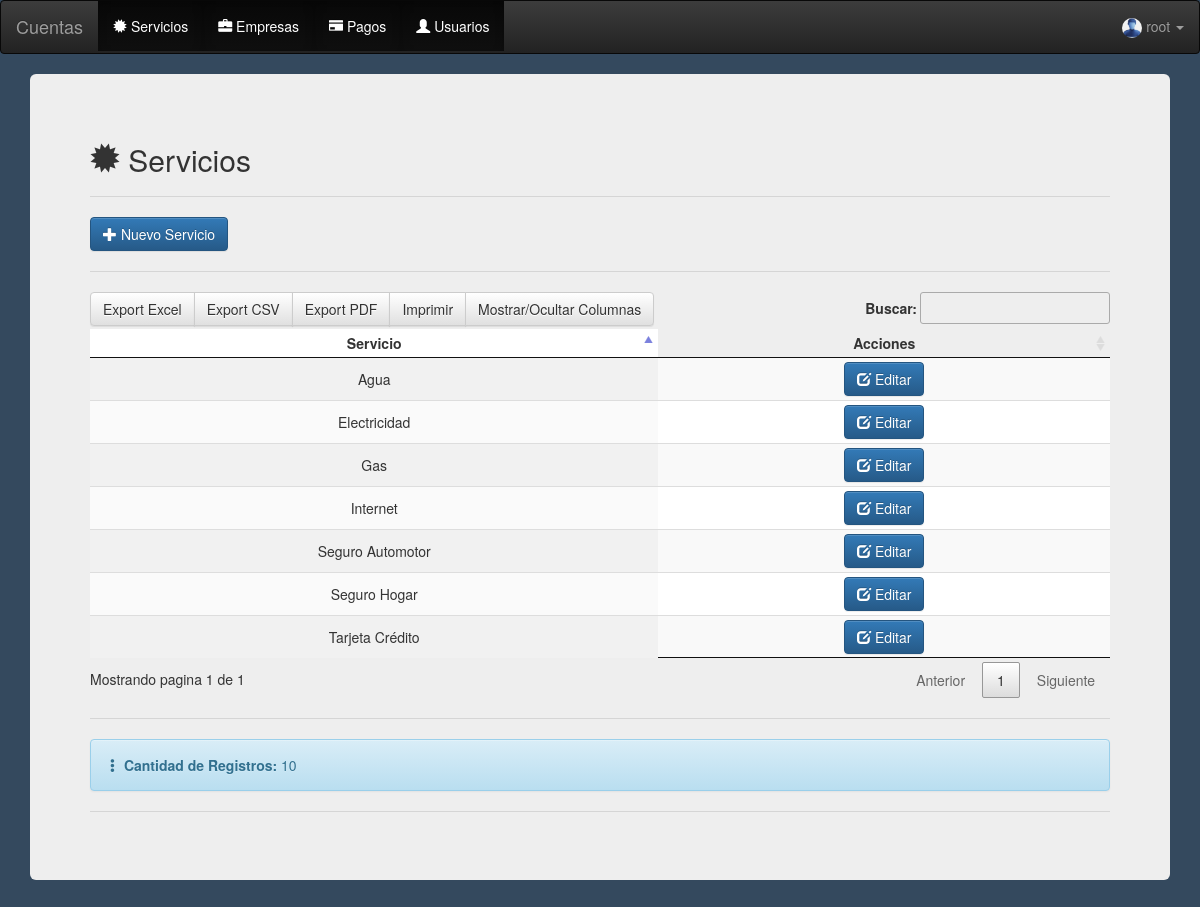
Screenshot of /servicios (signed in) with the database file from the repository.
### app/models.py (models this page shows)
class User(db.Model, UserMixin):
	id = db.Column(db.Integer, primary_key=True)
	name = db.Column(db.String(150))
	user = db.Column(db.String(150))
	email = db.Column(db.String(150), unique=True)
	password = db.Column(db.String(150))
	avatar = db.Column(db.String(200))
	role = db.Column(db.Integer)

class Servicios(db.Model):
	id = db.Column(db.Integer, primary_key=True)
	descripcion = db.Column(db.String(200), unique=True)

### app/views.py (the view)
@views.route('/servicios')
@login_required
def servicios():
	services = Servicios.query
	count = Servicios.query.count()
	print(services)
	return render_template('service.html', services=services, count=count, user=current_user)

### app/__init__.py (called while the page is built)
def create_app():
	app = Flask(__name__)
	app.config['SECRET_KEY'] = 'cuentas'
	app.config['SQLALCHEMY_TRACK_MODIFICATIONS'] = True
	app.config['SQLALCHEMY_DATABASE_URI'] = f'sqlite:///{DB_NAME}'
	db.init_app(app)
	from .views import views
	from .auth import auth
	app.register_blueprint(views, url_prefix='/')
	app.register_blueprint(auth, url_prefix='/')
	from .models import User, Servicios, Empresas, Pagos
	create_database(app)
	login_manager = LoginManager()
	login_manager.login_view = 'auth.login'
	login_manager.init_app(app)
	@login_manager.user_loader
	def load_user(id):
		return User.query.get(int(id))
	return app

### app/templates/service.html (shortened to what this page needs)
{% extends "index.html" %}
{% block content %}
  <div class="container-fluid">
    <div class="jumbotron">
      <h2><span class="glyphicon glyphicon-certificate" aria-hidden="true"></span> Servicios</h2><hr>
      <a href="/agregar_servicio"><button type="button" class="btn btn-primary"><span class="glyphicon glyphicon-plus" aria-hidden="true"></span> Nuevo Servicio</button></a><hr>
  <table class="display compact" style="width:100%" id="servicesTable">
    <thead>
      <tr>
        <th class='text-nowrap text-center'>Servicio</th>
        <th class='text-nowrap text-center'>Acciones</th>
      </tr>
    </thead>
    <tbody>
      {% for service in services %}
        <tr>
          <td align="center">{{ service.descripcion }}</td>
          <td class='text-nowrap' align="center">
            <a href="/update_service/{{service.id}}" class="btn btn-primary "><span class="glyphicon glyphicon-edit" aria-hidden="true"></span> Editar</a>
          </td>
        </tr>
      {% endfor %}
    </tbody>
  </table><hr>
  <div class="alert alert-info"><span class="glyphicon glyphicon-option-vertical" aria-hidden="true"></span> <strong>Cantidad de Registros:</strong>  {{ count }}</div><hr>
</div>
</div>
{% endblock %}

### app/templates/index.html (shortened to what this page needs)
<!DOCTYPE html>
<html lang="es">
<head>
    <link rel="stylesheet" href="{{ url_for('static', filename='skeleton/css/bootstrap.min.css') }}" >
    <link rel="stylesheet" href="{{ url_for('static', filename='skeleton/css/bootstrap-theme.css') }}" >
    <link rel="stylesheet" href="{{ url_for('static', filename='skeleton/css/bootstrap-theme.min.css') }}" >
    <link rel="stylesheet" href="{{ url_for('static', filename='skeleton/css/scrolling-nav.css') }}" >
    <link rel="stylesheet" href="{{ url_for('static', filename='skeleton/css/index.css') }}" >
    <link rel="stylesheet" href="{{ url_for('static', filename='skeleton/Chart.js/Chart.min.css') }}" >
    <link rel="stylesheet" href="{{ url_for('static', filename='skeleton/Chart.js/Chart.css') }}" >
    <link rel="stylesheet" href="{{ url_for('static', filename='skeleton/css/jquery.dataTables.min.css') }}" >
    <link rel="stylesheet" href="{{ url_for('static', filename='skeleton/dataTables/buttons.dataTables.min.css') }}" >
    <link rel="stylesheet" href="{{ url_for('static', filename='skeleton/css/buttons.dataTables.min.css') }}" >
    <link rel="stylesheet" href="{{ url_for('static', filename='skeleton/css/buttons.bootstrap.min.css') }}" >
    <link rel="stylesheet" href="{{ url_for('static', filename='skeleton/css/jquery.dataTables-1.11.5.min.css') }}" >
    <link rel="stylesheet" href="{{ url_for('static', filename='skeleton/dataTables/fixedColumns.dataTables.min.css') }}" >
</head>
<body style="background-color: #34495e;" onload="nobackbutton();">
<nav class="navbar navbar-inverse">
  <div class="container-fluid">
    <div class="navbar-header">
      {% if user.is_authenticated %}
        <a class="navbar-brand" href="/main">Cuentas</a>
      {% else %}
        <a class="navbar-brand" href="/">Cuentas</a>
      {% endif %}
    </div>
    <ul class="nav navbar-nav">
      {% if user.is_authenticated %}
      <li class="active"><a href="/servicios"><span class="glyphicon glyphicon-certificate" aria-hidden="true"></span> Servicios</a></li>
      <li class="active"><a href="/empresas"><span class="glyphicon glyphicon-briefcase" aria-hidden="true"></span> Empresas</a></li>
      <li class="active"><a href="/pagos/{{ user.id }}"><span class="glyphicon glyphicon-credit-card" aria-hidden="true"></span> Pagos</a></li>
      {% if user.name == "root" %}
      <li class="active"><a href="/usuarios"><span class="glyphicon glyphicon-user" aria-hidden="true"></span> Usuarios</a></li>
      {% endif %}
    </ul>
    <ul class="nav navbar-nav navbar-right">
      <li class="dropdown">
        <a class="dropdown-toggle" data-toggle="dropdown" href="#"><img src="static/uploads/{{ user.avatar }}" alt="user" class="avatar"> {{ user.name }}
        <span class="caret"></span></a>
      </li>
    </ul>
      {% else %}
      <li><a href="/sign-up"><span class="glyphicon glyphicon-user"></span> Registrarse</a></li>
      <li><a href="/login"><span class="glyphicon glyphicon-log-in"></span> Ingresar</a></li>
      <li><a href="/password"><span class="glyphicon glyphicon-exclamation-sign"></span> Olvidé mi Password</a></li>
      {% endif %}
  </div>
</nav>
<div class="container-fluid">
  {% block content %}{% endblock %}
</div>
</body>
</html>

### app/static/skeleton/css/index.css (style rules this page uses)
.avatar { vertical-align: middle; horizontal-align: right; width: 20px; height: 20px; border-radius: 60%; }

### rows the page displays
User: avatar (picture), name "root"
Servicios: descripcion "Agua"
Servicios: descripcion "Electricidad"
Servicios: descripcion "Gas"
Servicios: descripcion "Internet"
Servicios: descripcion "Tarjeta Crédito"
Servicios: descripcion "Seguro Hogar"
Servicios: descripcion "Seguro Automotor"

### other values shown
{{ count }} "10"
